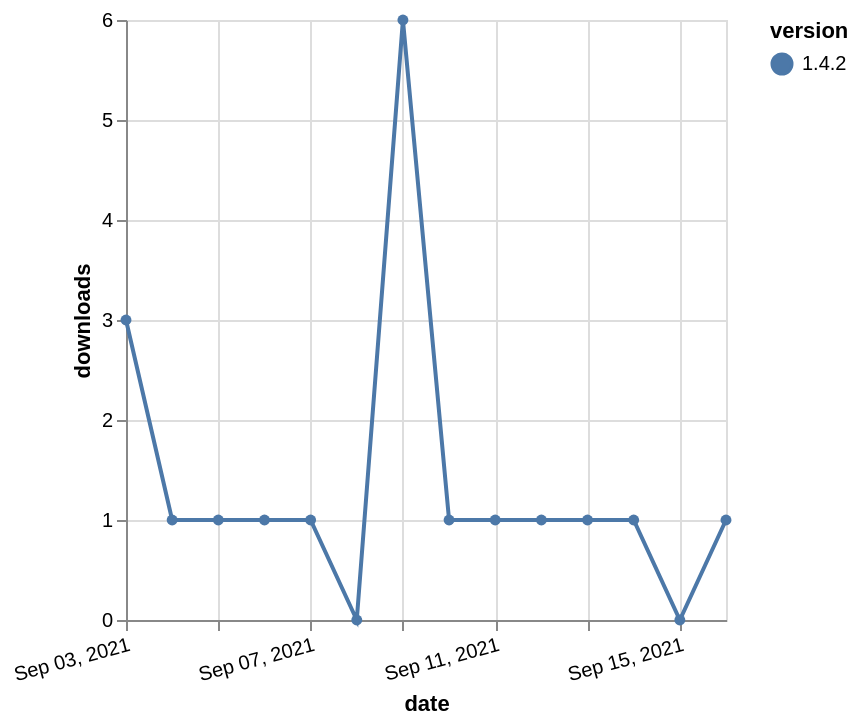

Vega-Lite specification for this chart:
### Vega-Lite specification from a JSON file in a GitHub repository (floating-point values rounded to 4 significant figures)
{"$schema": "https://vega.github.io/schema/vega-lite/v5.json", "description": "A simple bar chart with embedded data.", "data": {"values": [{"date": "2021-09-03", "total": 497, "delta": 3, "version": "1.4.2"}, {"date": "2021-09-04", "total": 498, "delta": 1, "version": "1.4.2"}, {"date": "2021-09-05", "total": 499, "delta": 1, "version": "1.4.2"}, {"date": "2021-09-06", "total": 500, "delta": 1, "version": "1.4.2"}, {"date": "2021-09-07", "total": 501, "delta": 1, "version": "1.4.2"}, {"date": "2021-09-08", "total": 501, "delta": 0, "version": "1.4.2"}, {"date": "2021-09-09", "total": 507, "delta": 6, "version": "1.4.2"}, {"date": "2021-09-10", "total": 508, "delta": 1, "version": "1.4.2"}, {"date": "2021-09-11", "total": 509, "delta": 1, "version": "1.4.2"}, {"date": "2021-09-12", "total": 510, "delta": 1, "version": "1.4.2"}, {"date": "2021-09-13", "total": 511, "delta": 1, "version": "1.4.2"}, {"date": "2021-09-14", "total": 512, "delta": 1, "version": "1.4.2"}, {"date": "2021-09-15", "total": 512, "delta": 0, "version": "1.4.2"}, {"date": "2021-09-16", "total": 513, "delta": 1, "version": "1.4.2"}]}, "width": "container", "mark": {"type": "line", "point": {"filled": true}}, "encoding": {"x": {"field": "date", "type": "temporal", "timeUnit": "yearmonthdate", "title": "date", "axis": {"labelAngle": -15}}, "y": {"field": "delta", "type": "quantitative", "title": "downloads"}, "color": {"field": "version", "type": "nominal"}, "tooltip": {"field": "delta"}}}
